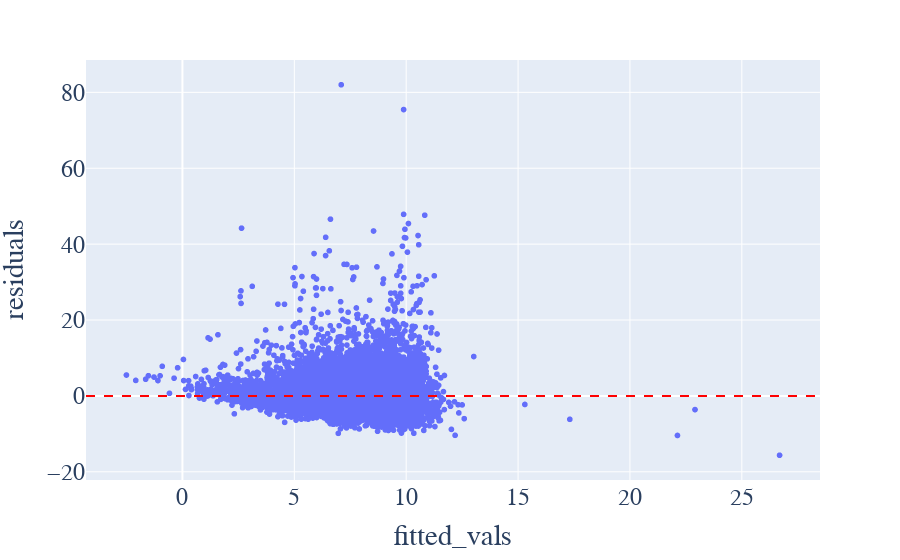

The notebook cell this image was saved under:
### Code cell
fig=px.scatter(df, x="fitted_vals", y="residuals")
fig.add_hline(y=0, line_dash="dash", line_color="red")
fig.update_layout(font=dict(size=24, family="Cuprum"))
fig.show()

### Figure 1 — Plotly figure (JSON) as saved in the notebook; plotly's stock layout.template omitted (floating-point values rounded to 4 significant figures; data arrays with more than 128 entries replaced by an {"elided": "..."} marker saying what was removed)
{"data": [{"hovertemplate": "fitted_vals=%{x}<br>residuals=%{y}<extra></extra>", "legendgroup": "", "marker": {"color": "#636efa", "symbol": "circle"}, "mode": "markers", "name": "", "showlegend": false, "type": "scattergl", "x": {"elided": "19753 float values"}, "xaxis": "x", "y": {"elided": "19753 float values"}, "yaxis": "y"}], "layout": {"font": {"family": "Cuprum", "size": 24}, "legend": {"tracegroupgap": 0}, "margin": {"t": 60}, "shapes": [{"line": {"color": "red", "dash": "dash"}, "type": "line", "x0": 0, "x1": 1, "xref": "x domain", "y0": 0, "y1": 0, "yref": "y"}], "xaxis": {"anchor": "y", "domain": [0, 1], "title": {"text": "fitted_vals"}}, "yaxis": {"anchor": "x", "domain": [0, 1], "title": {"text": "residuals"}}}}
